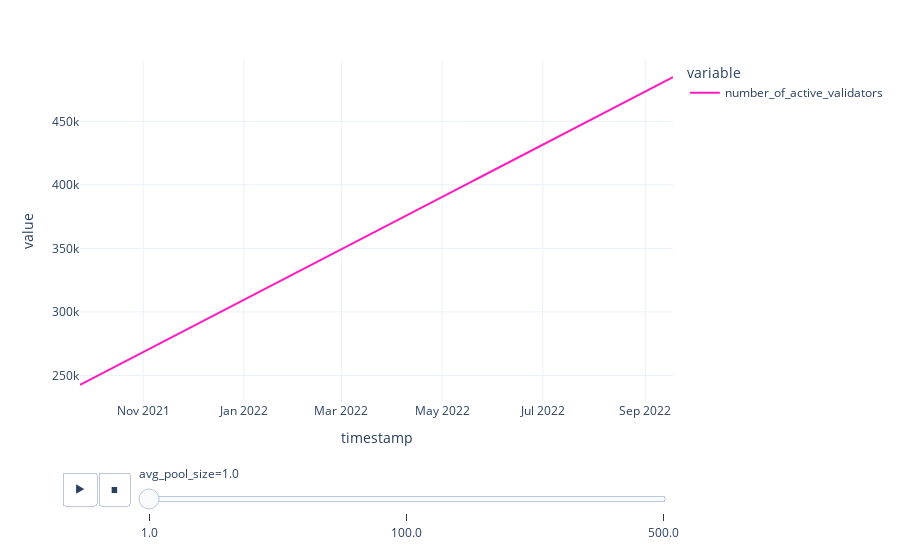

The notebook cell saved with this chart:
### Code cell
px.line(
    df,
    x='timestamp',
    y=['number_of_active_validators'],
    animation_frame='avg_pool_size'
)

### Figure 1 — Plotly figure (JSON) as saved in the notebook; plotly's stock layout.template omitted (floating-point values rounded to 4 significant figures; data arrays with more than 128 entries replaced by an {"elided": "..."} marker saying what was removed)
{"data": [{"hovertemplate": "variable=number_of_active_validators<br>avg_pool_size=1.0<br>timestamp=%{x}<br>value=%{y}<extra></extra>", "legendgroup": "number_of_active_validators", "line": {"color": "#FC1CBF", "dash": "solid"}, "mode": "lines", "name": "number_of_active_validators", "orientation": "v", "showlegend": true, "type": "scatter", "x": {"elided": "360 str values"}, "xaxis": "x", "y": {"elided": "360 int values"}, "yaxis": "y"}], "layout": {"legend": {"title": {"text": "variable"}, "tracegroupgap": 0}, "margin": {"t": 60}, "sliders": [{"active": 0, "currentvalue": {"prefix": "avg_pool_size="}, "len": 0.9, "pad": {"b": 10, "t": 60}, "steps": [{"args": [["1.0"], {"frame": {"duration": 0, "redraw": false}, "fromcurrent": true, "mode": "immediate", "transition": {"duration": 0, "easing": "linear"}}], "label": "1.0", "method": "animate"}, {"args": [["100.0"], {"frame": {"duration": 0, "redraw": false}, "fromcurrent": true, "mode": "immediate", "transition": {"duration": 0, "easing": "linear"}}], "label": "100.0", "method": "animate"}, {"args": [["500.0"], {"frame": {"duration": 0, "redraw": false}, "fromcurrent": true, "mode": "immediate", "transition": {"duration": 0, "easing": "linear"}}], "label": "500.0", "method": "animate"}], "x": 0.1, "xanchor": "left", "y": 0, "yanchor": "top"}], "updatemenus": [{"buttons": [{"args": [null, {"frame": {"duration": 500, "redraw": false}, "fromcurrent": true, "mode": "immediate", "transition": {"duration": 500, "easing": "linear"}}], "label": "&#9654;", "method": "animate"}, {"args": [[null], {"frame": {"duration": 0, "redraw": false}, "fromcurrent": true, "mode": "immediate", "transition": {"duration": 0, "easing": "linear"}}], "label": "&#9724;", "method": "animate"}], "direction": "left", "pad": {"r": 10, "t": 70}, "showactive": false, "type": "buttons", "x": 0.1, "xanchor": "right", "y": 0, "yanchor": "top"}], "xaxis": {"anchor": "y", "domain": [0, 1], "title": {"text": "timestamp"}}, "yaxis": {"anchor": "x", "domain": [0, 1], "title": {"text": "value"}}}}
